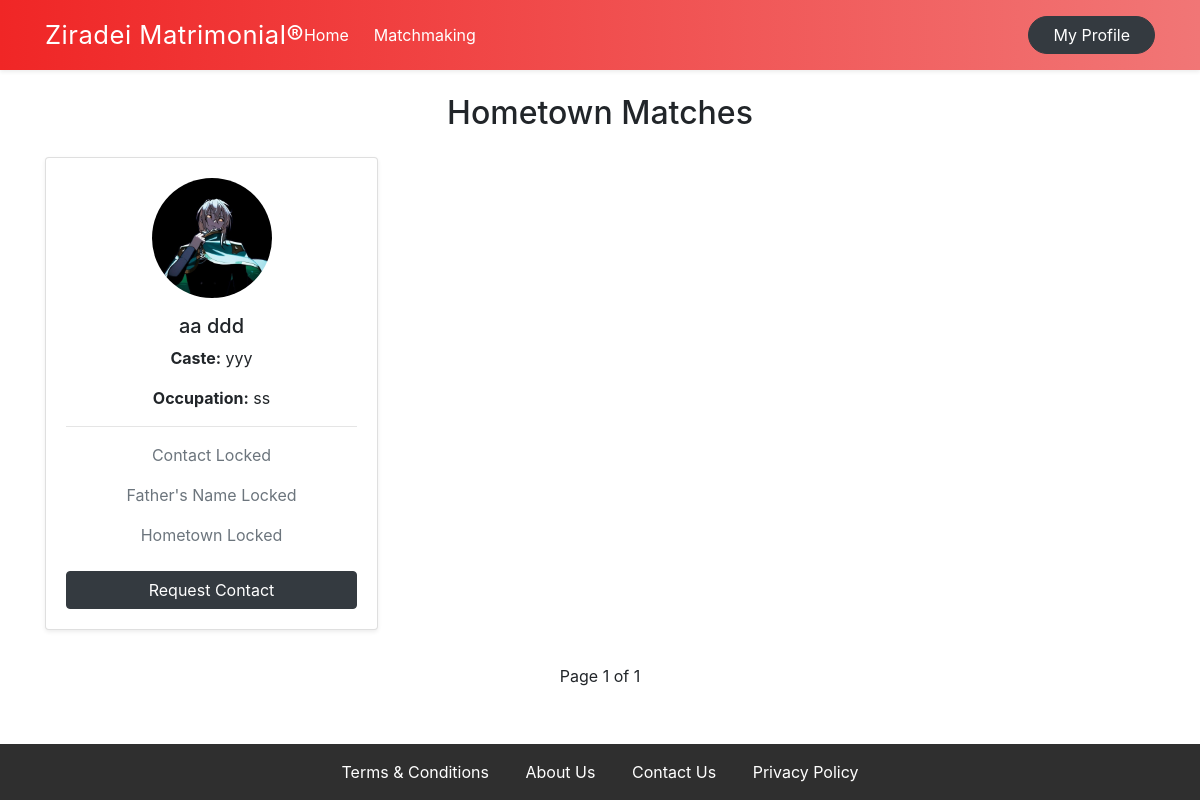
/profiles/matchmaking/ (signed in), run on the app's committed database.
### users/models.py (models this page shows, shortened)
class CustomUser(AbstractUser):
    GENDER_CHOICES = [('M', 'Male'), ('F', 'Female')]
    full_name = models.CharField(max_length=100)
    gender = models.CharField(max_length=1, choices=GENDER_CHOICES)
    phone_number = models.CharField(max_length=15)
    caste_community = models.CharField(max_length=100, blank=True)
    date_of_birth = models.DateField(null=True, blank=True)
    occupation = models.CharField(max_length=100, help_text="e.g. Software Engineer, Farmer", blank=True)
    height_cm = models.PositiveIntegerField(null=True, blank=True)
    is_paid = models.BooleanField(default=False)
    language_pref = models.CharField(max_length=10, default='en')

class Profile(models.Model):
    user = models.OneToOneField(CustomUser, on_delete=models.CASCADE, related_name='profile')
    bio = models.TextField(max_length=500, blank=True)
    education = models.CharField(max_length=100, blank=True)
    father_name = models.CharField(max_length=100, blank=True)
    mother_name = models.CharField(max_length=100, blank=True)
    city_hometown = models.CharField(max_length=100, blank=True)
    profile_photo = models.ImageField(upload_to='profile_pics/', blank=True, null=True)

### users/views.py (the view)
# urls.py: path('matchmaking/', views.profile_list, name='profile_list'),
@login_required
def profile_list(request):
    profiles = CustomUser.objects.select_related('profile').filter(
        is_active=True
    ).exclude(
        id=request.user.id
    )
    accepted_requests = ContactRequest.objects.filter(
        status='accepted'
    ).filter(
        sender=request.user
    ) | ContactRequest.objects.filter(
        status='accepted',
        receiver=request.user
    )
    accepted_user_ids = set()
    for req in accepted_requests:
        if req.sender == request.user:
            accepted_user_ids.add(req.receiver.id)
        else:
            accepted_user_ids.add(req.sender.id)
    paginator = Paginator(profiles, 6)
    page_number = request.GET.get('page')
    page_obj = paginator.get_page(page_number)
    return render(request, 'users/profile_list.html', {
        'page_obj': page_obj,
        'accepted_user_ids': accepted_user_ids
    })

### templates/users/profile_list.html (shortened to what this page needs)
{% extends 'base.html' %}
{% block content %}
<h2 class="mb-4 text-center fw-bold">Hometown Matches</h2>
<div class="profile-scroll-wrapper">
    {% for profile in page_obj %}
    <div class="profile-card card shadow-sm">
        <div class="card-body text-center">
            {% if profile.profile.profile_photo %}
                <img src="{{ profile.profile.profile_photo.url }}"
                     class="img-fluid rounded-circle mb-3"
                     style="width:120px;height:120px;object-fit:cover;">
            {% endif %}
            <h5 class="fw-semibold">{{ profile.full_name }}</h5>
            <p><strong>Caste:</strong> {{ profile.caste_community|default:"Not specified" }}</p>
            <p><strong>Occupation:</strong> {{ profile.occupation|default:"Not specified" }}</p>
            <hr>
            {% if profile.id in accepted_user_ids %}
                <p class="text-success">
                    <strong>Phone:</strong> {{ profile.phone_number }}
                </p>
                <p class="text-success">
                    <strong>Father:</strong> {{ profile.profile.father_name|default:"Not specified" }}
                </p>
                <p class="text-success">
                    <strong>Hometown:</strong> {{ profile.profile.city_hometown|default:"Not specified" }}
                </p>
            {% else %}
                <p class="text-muted">Contact Locked</p>
                <p class="text-muted">Father's Name Locked</p>
                <p class="text-muted">Hometown Locked</p>
            {% endif %}
            {% if profile.id not in accepted_user_ids and profile.id != user.id %}
                <a href="{% url 'send_request' profile.id %}"
                   class="btn btn-dark w-100 mt-2">
                   Request Contact
                </a>
            {% endif %}
        </div>
    </div>
    {% empty %}
        <p>No profiles found.</p>
    {% endfor %}
</div>
<div class="text-center mt-4">
    <span class="mx-2">
        Page {{ page_obj.number }} of {{ page_obj.paginator.num_pages }}
    </span>
</div>
{% endblock %}

### templates/base.html (shortened to what this page needs)
<!DOCTYPE html>
<html lang="en">
<head>
    {% load static %}
    <link rel="stylesheet" href="{% static 'bootstrap.min.css' %}">
</head>
<body class="d-flex flex-column min-vh-100 bg-white">
<nav class="navbar py-3 shadow-sm"
     style="background: linear-gradient(90deg, #f02626, #f17676);">
    <div class="container d-flex justify-content-between align-items-center">
        <div class="d-flex align-items-center">
            <span class="fw-bold text-white me-4"
                    style="font-size: 1.6rem; letter-spacing: 0.5px;">
                Ziradei Matrimonial®
            </span>
            <a href="{% url 'home' %}"
                class="text-white text-decoration-none fw-semibold"
                style="margin-right: 25px;">
                Home
            </a>
            <a href="{% url 'profile_list' %}"
                class="text-white text-decoration-none fw-semibold">
                Matchmaking
            </a>
        </div>
        {% if user.is_authenticated %}
            <a href="{% url 'my_profile' %}"
               class="btn btn-dark rounded-pill px-4">
                My Profile
            </a>
        {% else %}
            <a href="{% url 'login' %}"
               class="btn btn-dark rounded-pill px-4">
                Login / Register
            </a>
        {% endif %}
    </div>
</nav>
<main class="flex-fill pt-4">
    <div class="container">
        {% block content %}
        {% endblock %}
    </div>
</main>
<footer style="background-color:#2f2f2f;" class="mt-5 py-3">
    <div class="container text-center">
        <a href="#" class="text-white mx-3 text-decoration-none">
            Terms & Conditions
        </a>
        <a href="#" class="text-white mx-3 text-decoration-none">
            About Us
        </a>
        <a href="{% url 'contact_us' %}" class="text-white mx-3 text-decoration-none">
            Contact Us
        </a>
        <a href="#" class="text-white mx-3 text-decoration-none">
            Privacy Policy
        </a>
    </div>
</footer>
</body>
</html>

### templates/users/profile_list.html (style rules this page uses)
.profile-scroll-wrapper { display: flex; gap: 20px; overflow-x: auto; padding-bottom: 10px; }
.profile-card { min-width: 280px; flex-shrink: 0; }
@media (min-width: 992px) { .profile-scroll-wrapper { overflow-x: visible; flex-wrap: wrap; } }
@media (min-width: 992px) { .profile-card { width: 30%; } }

### data on the page
CustomUser: profile.profile_photo (picture), full_name "aa ddd", caste_community "yyy", occupation "ss", shows "Contact Locked", shows "Request Contact"

### other printed values
{{ page_obj.number }} "1"
{{ page_obj.paginator.num_pages }} "1"
